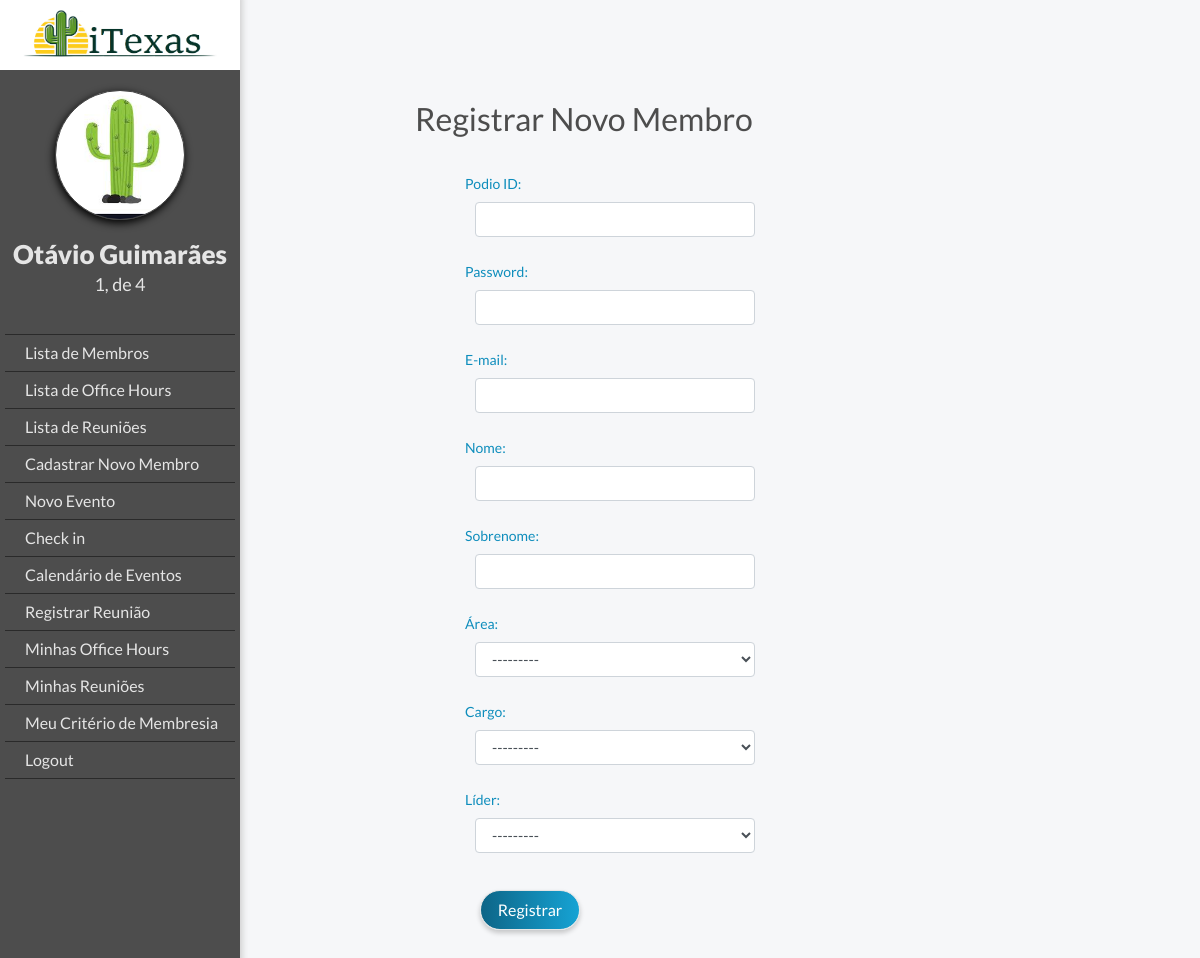
The page /members/register/ (signed in) on the database as committed earlier.
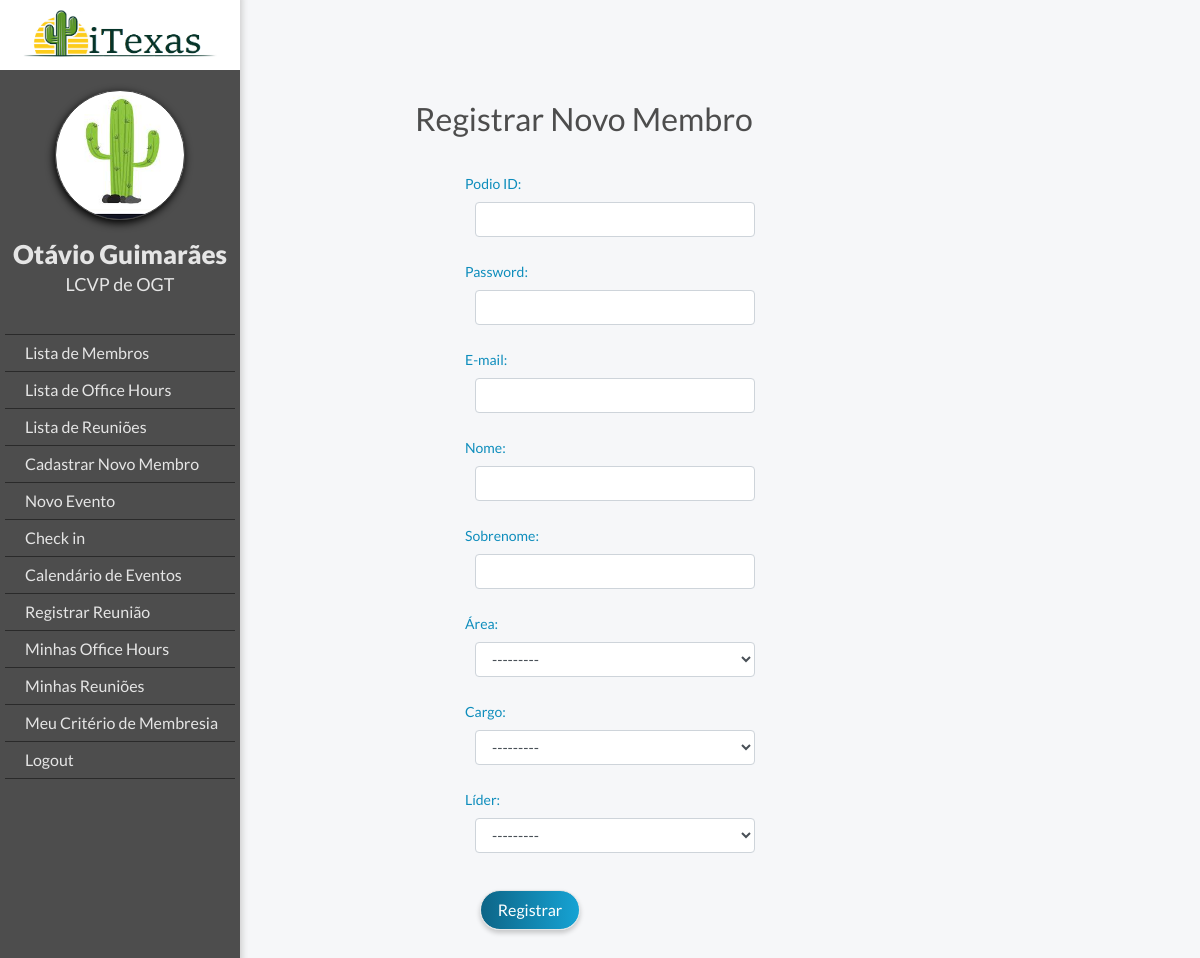
The same page on the database as committed later.
### members/models.py (models this page shows, shortened)
class MyUser(AbstractBaseUser):
    POST = (('lcp', 'LCP'), ('lcvp', 'LCVP'), ('tlb', 'TLB'), ('membro', 'Membro'))
    DEPARTMENT = (
        ('lcp', 'LCP'), ('pm', 'PM'), ('f&l', 'F&L'), ('b2c', 'B2C'), ('b2b', 'B2B'),
        ('oge', 'OGE'), ('ogt', 'OGT'), ('ogv', 'OGV'), ('ige', 'IGE'), ('igt', 'IGT'),)
    email = models.EmailField(verbose_name='E-mail', max_length=255, unique=True)
    podio_code = models.CharField(max_length=10, verbose_name='ID do Podio', unique=True)
    first_name = models.CharField(max_length=20, verbose_name='Nome')
    last_name = models.CharField(max_length=20, verbose_name='Sobrenome')
    post = models.CharField(max_length=10, choices=POST, blank=True, null=True, verbose_name='Cargo')
    department = models.CharField(max_length=10, choices=DEPARTMENT, blank=True, null=True, verbose_name='Área')
    leader = models.ForeignKey("MyUser", blank=True, null=True, on_delete=models.SET_NULL, verbose_name='Líder')
    is_working = models.BooleanField(default=False)
    is_active = models.BooleanField(default=True, verbose_name='Está ativo')
    is_admin = models.BooleanField(default=False, verbose_name='É administrador')
    objects = MyUserManager()
    USERNAME_FIELD = 'podio_code'
    REQUIRED_FIELDS = ['email', 'first_name']
    def __str__(self):
        return '{} {}'.format(self.first_name, self.last_name)

### members/views.py (the view)
# urls.py: path('register/', views.register, name='register'),
def register(request):
    registered = False
    if request.method == 'POST':
        user_form = UserForm(data=request.POST)
        if user_form.is_valid():
            user = user_form.save()
            user.set_password(user.password)
            user.save()
            registered = True
        else:
            print(user_form.errors)
    else:
        user_form = UserForm()
    return render(request, 'registration.html',
                  {'user_form': user_form,
                   'registered': registered,
                   'request_user': request.user})

### members/forms.py
class UserForm(forms.ModelForm):
    password = forms.CharField(widget=forms.PasswordInput())
    podio_code = forms.CharField(label="Podio ID", widget=forms.TextInput(attrs={'class': 'masterclass'}))
    def __init__(self, *args, **kwargs):
        super(UserForm, self).__init__(*args, **kwargs)
        for field in self.fields.values():
            field.widget.attrs['class'] = 'form-control'
    class Meta:
        model = MyUser
        fields = ('podio_code', 'password', 'email', 'first_name', 'last_name', 'department', 'post', 'leader')

### templates/registration.html (shortened to what this page needs)
{% extends "base.html" %}
{% load staticfiles %}
{% block body_block %}
    <div class="container">
        {% if registered %}
            <h1>Registrado com Sucesso</h1>
        {% else %}
            <div class="registration-area ogr-container">
                <h1 class="title">Registrar Novo Membro</h1>
                <div class="form-group">
                    <form enctype="multipart/form-data" method="POST">
                        {{ user_form.as_p }}
                        <p class="par-center">
                            <input class="register-button" type="submit" value="Registrar">
                        </p>
                    </form>
                </div>
            </div>
        {% endif %}
    </div>
{% endblock %}

### templates/base.html (shortened to what this page needs)
{% load static %}
<!DOCTYPE html>
<html lang="en">
<head>
    <link rel="stylesheet" href="https://stackpath.bootstrapcdn.com/bootstrap/4.3.1/css/bootstrap.min.css"
>
    <link rel="stylesheet" href="https://maxcdn.bootstrapcdn.com/font-awesome/4.5.0/css/font-awesome.min.css">
    <link rel="stylesheet" href="{% static 'css/style.css' %}">
</head>
<body>
{% if user.is_authenticated %}
    <div class="ogr-container">
    <div class="page-body">
    <div class="lateral-menu">
        <div class="logo-area">
            <img class="logo-company" src="../static/images/iTexas.png">
        </div>
        <div class="menu-area">
            <div class="profile-picture"></div>
            <div class="member-infos">
                <a class="member-name" href="{% url 'member_edit' user.podio_code %}">{{ request_user.first_name }} {{ request_user.last_name }}</a>
                <h3 class="member-area">{{ request_user.get_post_display }} de {{ request_user.get_department_display }}</h3>
            </div>
            <ul class="function-list">
                {% if request_user.is_admin %}
                    <li><a href="{% url 'member_list' %}" class="button">Lista de Membros</a></li>
                    <li><a href="{% url 'officehour_list' %}" class="button">Lista de Office Hours</a></li>
                    <li><a href="{% url 'meeting_list' %}" class="button">Lista de Reuniões</a></li>
                    <li><a href="{% url 'register' %}" class="button">Cadastrar Novo Membro</a></li>
                    <li><a href="{% url 'new_event' %}" class="button">Novo Evento</a></li>
                {% endif %}
                {% if user.is_working %}
                    <li><a href="{% url 'check' %}" class="button">Check out</a></li>
                {% else %}
                    <li><a href="{% url 'check' %}" class="button">Check in</a></li>
                {% endif %}
                <li><a href="{% url 'event_list' %}" class="button">Calendário de Eventos</a></li>
                <li><a href="{% url 'new_meeting' %}" class="button">Registrar Reunião</a></li>
                <li><a href="{% url 'office_hours_history' %}" class="button">Minhas Office Hours</a></li>
                <li><a href="{% url 'my_meetings' %}" class="button">Minhas Reuniões</a></li>
                <li><a href="{% url 'member_report' user.podio_code %}" class="button">Meu Critério de Membresia</a></li>
                {% if user.is_authenticated %}
                    <li><a href="{% url 'user_logout' %}">Logout</a></li>
                {% else %}
                    <li><a class="navbar-link" href="{% url 'user_login' %}">Login</a></li>
                {% endif %}
            </ul>
        </div>
    </div>
    <div  id="body-content" class="body-content">
        <div class="body-container">
            {% block body_block %}
            {% endblock %}
        </div>
    </div>
{% endif %}
</div>
</body>
</html>

Rows that differ between the two databases and show on the page:
changed MyUser "Otávio": post "1," → "LCVP"; department "4" → "OGT"
